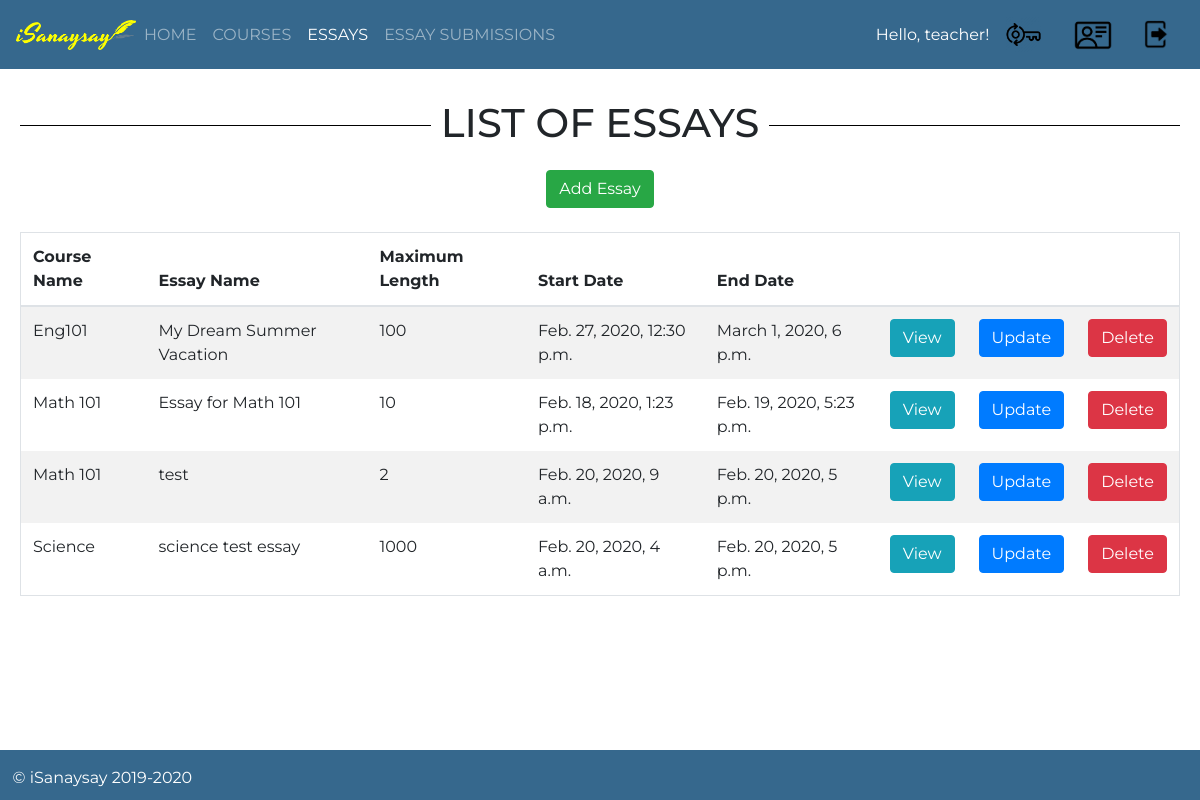
Page /isanaysay/view_essays (signed in) on the earlier database version.
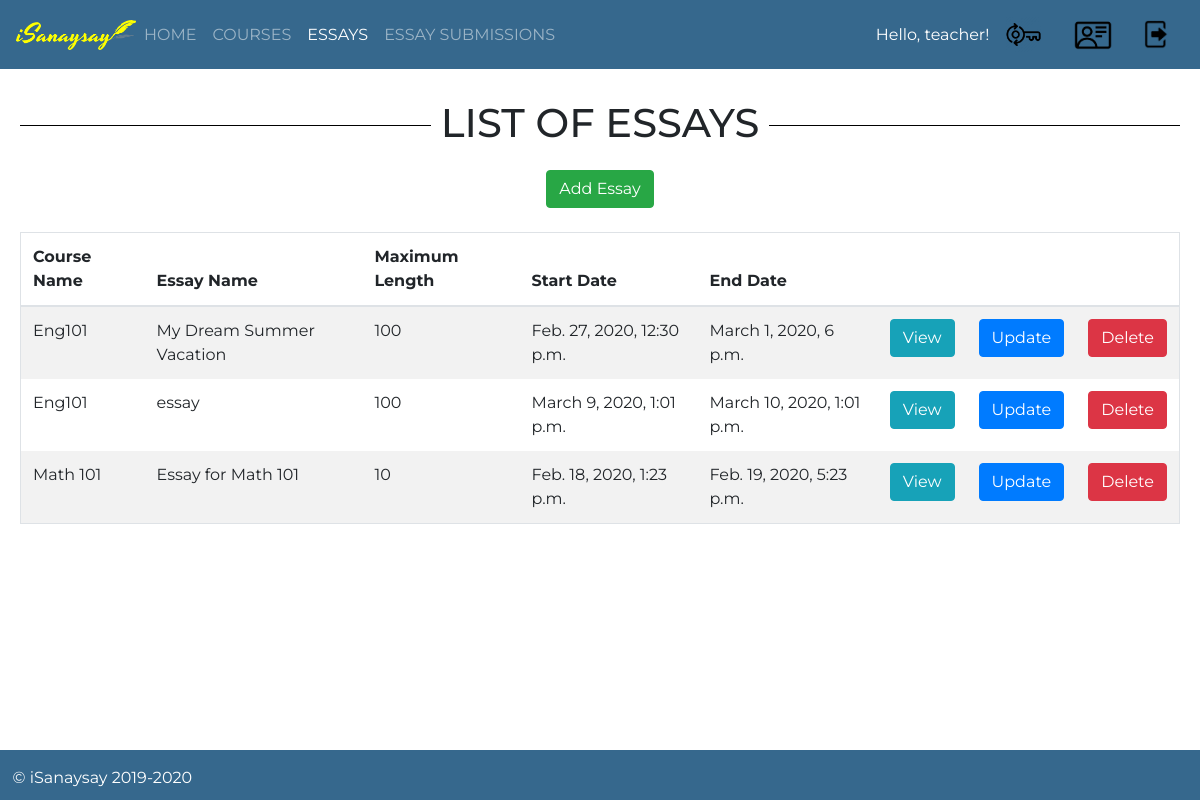
Same page on the later database version.
### users/models.py (models this page shows, shortened)
class Essay(models.Model):
    course = models.ForeignKey(Course, verbose_name="Course", on_delete = models.CASCADE)
    name = models.CharField(verbose_name="Essay Name", max_length=300)
    essay_description = models.CharField(verbose_name="Essay Description", max_length=1500)
    essay_code = models.CharField(verbose_name="Essay Code", max_length=100)
    maximum_length = models.IntegerField(verbose_name="Maximum Length")
    start_date_time = models.DateTimeField(verbose_name="Essay Start Date and Time")
    end_date_time = models.DateTimeField(verbose_name="Essay End Date and Time")
    criteria_no_1 = models.FloatField(verbose_name="Grammar",default=0)
    criteria_no_2 = models.FloatField(verbose_name="Spelling",default=0)
    criteria_no_3 = models.FloatField(verbose_name="Content",default=0)
    words = models.CharField(verbose_name="Words",max_length=10000,default="")

class Course(models.Model):
    pass
    semester_Choices = (
        ('A', 'First Semester'),
        ('B', 'Second Semester'),
        ('C', 'Summer'),
    )
    shoolYear_Choices = (
        ('1', '2019-2020'),
        ('2', '2020-2021'),
        ('3', '2021-2022'),
    )
    name = models.CharField(verbose_name="Course Name", max_length=128)
    course_code = models.CharField(verbose_name="Course Code", max_length=128)
    course_description = models.CharField(verbose_name="Course Description", max_length=500)
    course_detail = models.CharField(verbose_name="Course Detail", max_length=100)
    course_unit = models.IntegerField(verbose_name="Course Units", default=3)
    course_semester = models.CharField(max_length=1,choices=semester_Choices, default='A', verbose_name="Semester")
    course_school_year = models.CharField(max_length=1,choices=shoolYear_Choices, default='20', verbose_name="School Year")
    start_date = models.DateField(verbose_name="Course Start Date")
    end_date = models.DateField(verbose_name="Course End Date")
    students = models.ManyToManyField(CustomUser, related_name='students_enrolled')
    teacher = models.ForeignKey(CustomUser, verbose_name="Teacher", on_delete = models.CASCADE)

### users/views.py (the view)
def view_essays(request):
    if request.user.is_authenticated:
        template = "list_essay.html"
        user_id = request.user.id
        essays = Essay.objects.filter(course__teacher__id=user_id)
        context = {
            'essays': essays,
        }
        return render(request, template, context)
    else:
        return HttpResponseRedirect(reverse_lazy('index'))

### templates/list_essay.html (shortened to what this page needs)
{% extends 'base.html' %}
{% block content %}
	<div id="parent"><div id="child"><br/><br/><br/>
		<h1><span>LIST OF ESSAYS</span></h1><br/>
		<a href="{% url 'add-essay' %}" class="btn btn-success">Add Essay</a> <br /><br />
		<table class="table table-striped table-bordered">
			<thead>
				<tr>
					<th style="text-align:left;">Course Name</th>
					<th style="text-align:left;">Essay Name</th>
					<th style="text-align:left;">Maximum Length</th>
					<th style="text-align:left;">Start Date</th>
					<th style="text-align:left;">End Date</th>
					<th></th>
					<th></th>
					<th></th>
				</tr>
			</thead>
			<tbody>
				{% for essay in essays %}
				<tr>
					<td style="text-align:left;">{{ essay.course.name }}</td>
					<td style="text-align:left;">{{ essay.name }}</td>
					<td style="text-align:left;">{{ essay.maximum_length }}</td>
					<td style="text-align:left;">{{ essay.start_date_time }}</td>
					<td style="text-align:left;">{{ essay.end_date_time }}</td>
					<td style="text-align:left;">
						<a href="{% url 'view-essay' essay.id %}" class="btn btn-info">View</a>
					</td>
					<td style="text-align:left;">
						<a href="{% url 'update-essay' essay.id %}" class="btn btn-primary">Update</a>
					</td>
					<td style="text-align:left;">
						<a href="{% url 'delete-essay' essay.id %}" class="btn btn-danger">Delete</a>
					</td>
				</tr>
				{% empty %}
				<tr>
					<td colspan=9>No Essays yet</td>
				</tr>
				{% endfor %}
			</tbody>
		</table>
		</div></div>
{% endblock %}

Differences in the rows shown:
removed Essay: course.name "Math 101", name "test", maximum_length "2", start_date_time "Feb. 20, 2020, 9 a.m.", end_date_time "Feb. 20, 2020, 5 p.m."
removed Essay: course.name "Science", name "science test essay", maximum_length "1000", start_date_time "Feb. 20, 2020, 4 a.m.", end_date_time "Feb. 20, 2020, 5 p.m."
added Essay: course.name "Eng101", name "essay", maximum_length "100", start_date_time "March 9, 2020, 1:01 p.m.", end_date_time "March 10, 2020, 1:01 p.m."
